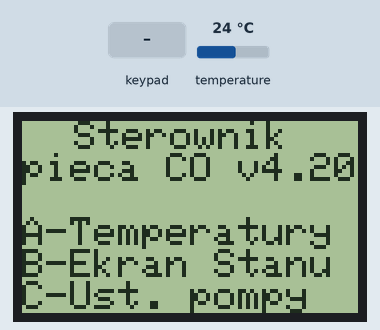
Simulated run of this sketch. Board: Arduino Uno, built with avr-gcc and run on an emulated ATmega328P. Parts: 84×48 one-colour display. The test bench sets the inputs (shaded band); at power-on: temperature 24 °C. EEPROM starts erased; what the sketch prints to the serial monitor is not drawn.

Above: at 1.2 s.
1.3 s: key 'B' pressed
At 1.79 s:
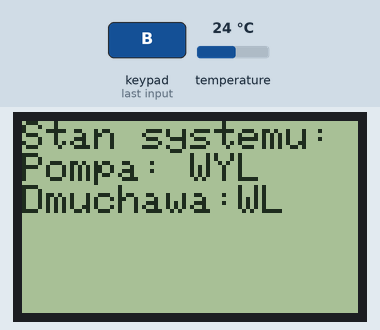
3.7 s: keypad keys 0 1 2 3 A pressed 0.4 s apart
At 7.2 s:
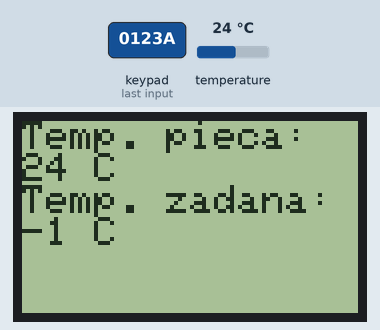
7.5 s: key 'C' pressed
At 8.3 s:
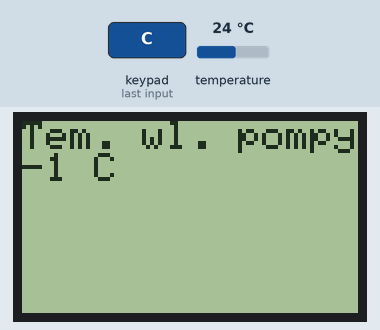
9.1 s: keypad keys 0 1 2 3 * pressed 0.4 s apart
At 11.1 s:
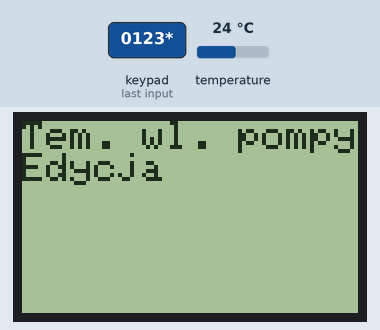
12.6 s: keypad keys 0 1 2 3 # pressed 0.4 s apart
At 13.6 s:
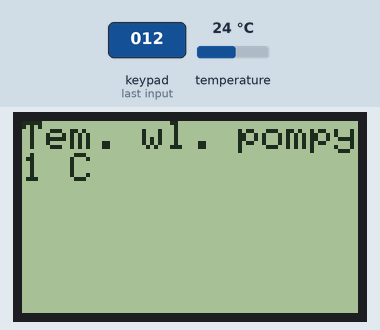
16.1 s: key 'B' pressed
At 16.6 s:
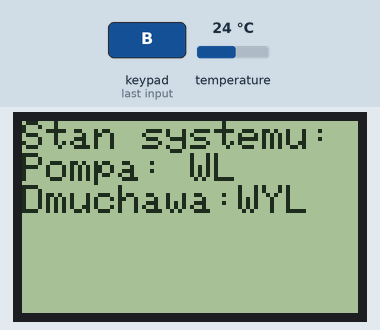
Timing chart, 0 to 18.6 s (numbered marks = the images above; inputs shaded):
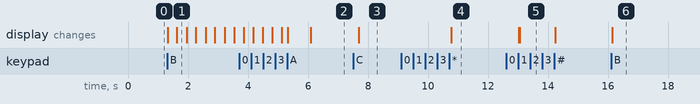

Measured:
- after the input at 1.3 s, the display: first changes at once (image 1 shows a later state)
- after the input at 7.5 s, the display: changes after 0.19 s (image 3)
- after the input at 9.1 s, the display: changes after 1.7 s (image 4)
- after the input at 12.6 s, the display: first changes after 0.43 s (image 5 shows a later state)
- after the input at 16.1 s, the display: changes at once (image 6)

The sketch:

ArduinoCode.ino
```cpp
#include <Adafruit_GFX.h>
#include <Adafruit_PCD8544.h>
#include <Keypad_I2C.h>
#include <Keypad.h>
#include <Wire.h>
#include <OneWire.h>
#include <DallasTemperature.h>
#include <EEPROM.h>

#define ONE_WIRE_BUS 13

OneWire oneWire(ONE_WIRE_BUS);
DallasTemperature sensors(&oneWire);

Adafruit_PCD8544 display = Adafruit_PCD8544(12, 11, 10, 9, 8);

const byte pompa = 3;
const byte dmuchawa = 4;
int tzadana = 29;
int tpompa = 27;
int temperatura;
byte ekran = 0;
byte zmiana = 0;
byte uruchomiony=0;
byte wygaszanie=0;

const byte ROWS = 4;
const byte COLS = 4;

char keys[ROWS][COLS] = {
  {'1', '2', '3', 'A'},
  {'4', '5', '6', 'B'},
  {'7', '8', '9', 'C'},
  {'*', '0', '#', 'D'}
};

byte rowPins[ROWS] = {0, 1, 2, 3};
byte colPins[COLS] = {4, 5, 6, 7};

int i2caddress = 0x20;

Keypad_I2C kpd = Keypad_I2C( makeKeymap(keys), rowPins, colPins, ROWS, COLS, i2caddress );

int odczytLiczba()
{
  return odczytCyfra() * 10 + odczytCyfra();
}

int odczytCyfra()
{
  switch (kpd.getKey())
  {
    case '0': return 0; break;
    case '1': return 1; break;
    case '2': return 2; break;
    case '3': return 3; break;
    case '4': return 4; break;
    case '5': return 5; break;
    case '6': return 6; break;
    case '7': return 7; break;
    case '8': return 8; break;
    case '9': return 9; break;
    default: odczytCyfra();
  }
}

void EkranStartowy()
{
  display.clearDisplay();
  display.setTextSize(1);
  display.setTextColor(BLACK);
  display.setCursor(13, 0);
  display.print("Sterownik");
  display.println();
  display.print("pieca CO v4.20");
  display.println();
  display.println();
  display.print("A-Temperatury");
  display.println();
  display.print("B-Ekran Stanu");
  display.println();
  display.print("C-Ust. pompy");
  display.display();
}

void EkranTemperatury ()
{
  display.clearDisplay();
  display.setTextSize(1);
  display.setTextColor(BLACK);
  display.setCursor(0, 0);
  sensors.requestTemperatures();
  display.println("Temp. pieca:");
  display.print(temperatura);
  display.print(" C");
  display.println();
  display.println("Temp. zadana:");
  if (zmiana == 1)
  {
    display.print("Edycja");
    display.display();
    tzadana = odczytLiczba();
    EEPROM.put(100, tzadana);
    zmiana = 0;
  }
  EEPROM.get(100, tzadana);
  display.print(tzadana);
  display.print(" C");
  display.println();
  display.display();
}

void EkranStanu()
{
  display.clearDisplay();
  display.setTextSize(1);
  display.setTextColor(BLACK);
  display.setCursor(0, 0);
  display.print("Stan systemu: ");
  display.println();
  display.print("Pompa: ");
  if (digitalRead(pompa) == 0)
  {
    display.println("WYL");
    display.display();
  } else display.println("WL");
  display.print("Dmuchawa:");
  if (digitalRead(dmuchawa) == 0)
  {
    display.println("WYL");
    display.display();
  } else display.println("WL");
  display.display();
}

void EkranPompa()
{
  display.clearDisplay();
  display.setTextSize(0.8);
  display.setTextColor(BLACK);
  display.setCursor(0, 0);
  display.println("Tem. wl. pompy");
  if (zmiana == 1)
  {
    display.print("Edycja");
    display.display();
    tpompa = odczytLiczba();
    EEPROM.put(0, tpompa);
    zmiana = 0;
  }
  EEPROM.get(0, tpompa);
  display.print(tpompa);
  display.print(" C");
  display.display();
}

void setup()
{
  display.begin();
  display.setContrast(60);
  EkranStartowy();
  Serial.begin(9600);
  sensors.begin();
  Wire.begin();
  kpd.begin();
  pinMode(pompa, OUTPUT);
  pinMode(dmuchawa, OUTPUT);
}

void loop() {
  temperatura=sensors.getTempCByIndex(0);
  char klawisz = kpd.getKey();

  switch (klawisz)
  {
    case 'A': ekran = 1; break;
    case 'B': ekran = 2; break;
    case 'C': ekran = 3; break;
    case '#': ekran = 4; break;
    default: NULL; break;
  }

  switch (ekran)
  {
    case 1: EkranTemperatury(); break;
    case 2: EkranStanu(); break;
    case 3: EkranPompa(); break;
    case 4: EkranStartowy(); break;
    default: NULL; break;
  }

  if (klawisz != NO_KEY) Serial.println(klawisz);

  if (klawisz == '*') zmiana = 1;

  if(klawisz == 'D') {
    wygaszanie=0;
    uruchomiony=0;
  }

  if(klawisz == '#') {
    sensors.requestTemperatures();
    int i = 0;
    float temperatureC = sensors.getTempCByIndex(i);
    Serial.print(" Temperatura: ");
    Serial.print(temperatureC);
    Serial.println(" °C");
  }

  if ((temperatura>=tzadana)||(wygaszanie==1)) digitalWrite(dmuchawa,LOW);
  else digitalWrite(dmuchawa,HIGH);

  if(temperatura>tpompa) {
    digitalWrite(pompa,HIGH);
    uruchomiony=1;
  } else digitalWrite(pompa,LOW);

  if((uruchomiony==1)&&(digitalRead(pompa)==0)) wygaszanie=1;

}
```
